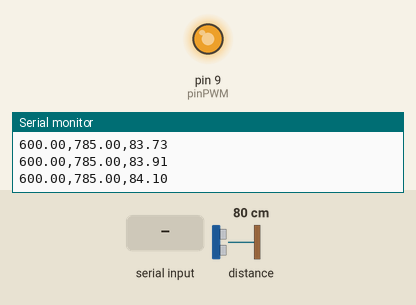
Recording of a sketch running on a simulated Arduino Uno, built with avr-gcc and run on an emulated ATmega328P. Shown: output pins drawn as LEDs (lit = HIGH), the last lines printed to the serial monitor. The inputs (shaded band) are chosen by the test bench; at power-on: distance to the obstacle 80 cm.

Above: at 1.7 s.
1.8 s: distance to the obstacle set to 2 cm
At 2.01 s:
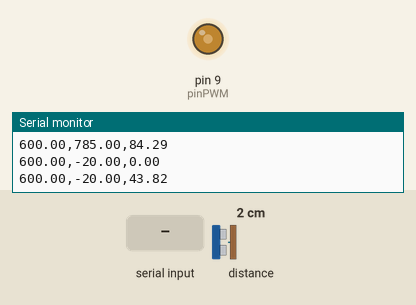
4.8 s: "90,45\n" received over Serial
7.8 s: "200\n" received over Serial
At 8.88 s:
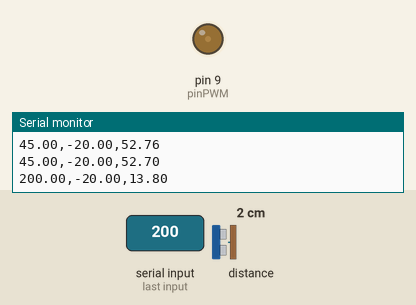
10.8 s: distance to the obstacle set to 18 cm
13.8 s: distance to the obstacle set to 4 cm
Timing chart, 0 to 17.8 s (numbered marks = the images above; inputs shaded):
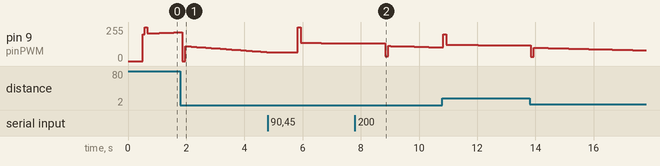

The sketch:

ControlPID.ino
```cpp
#include <Wire.h>
#include <VL53L0X.h>

VL53L0X sensor;

// El Pin 9 está ligado al canal A del Timer 1 (OC1A)
const int pinPWM = 9;

// --- CONFIGURACIÓN DEL CONTROLADOR PID ---
float consigna = 600.0;     // Consigna inicial en milímetros
float porcentajePWM = 0.0; // Punto de operación nominal

// Ganancias del PID (Ajustar según la dinámica de tu planta)
float Kp = 0.05;            // Ganancia Proporcional
float Ki = 0.01;            // Ganancia Integral
float Kd = 0.02;            // Ganancia Derivativa
float BIAS = 73.00;

// Variables internas del PID
float errorAnterior = 0.0;
float integral = 0.0;

// Temporización estricta para el cálculo del PID (dt constante)
unsigned long tiempoAnterior = 0;
const float dt = 0.1;       // Período de muestreo en segundos (100 ms)
const long intervaloControl = 100; // 100 ms en milisegundos

// --- NUEVAS VARIABLES PARA EL BUFFER CIRCULAR ---
const int TAMANO_BUFFER = 1;         // Tamaño del filtro (8 muestras va genial para 100ms)
float buffer[TAMANO_BUFFER];        // Array para almacenar las lecturas
int indiceBuffer = 0;               // Índice de escritura en el buffer
float sumaAcumulada = 0.0;          // Suma optimizada para evitar bucles for
bool bufferLleno = false;           // Bandera de inicialización del buffer
float distanciaFiltrada = 0.0;

// --- CONFIGURACIÓN DE LA CALIBRACIÓN (INTERPOLACIÓN) ---
const int NUM_PUNTOS = 6;
// Puntos de control medidos (deben estar estrictamente ordenados de menor a mayor)
const float puntosCalibracion[NUM_PUNTOS] = {140.0, 253.0, 358.0, 445.0, 531.0, 615.0};
// Errores medidos en cada uno de esos puntos (REEMPLAZA ESTOS NÚMEROS POR TUS MEDICIONES REALES)
const float erroresMedidos[NUM_PUNTOS]    = {40.0, 53.0, 58.0,  45.0, 31.0, 15.0};

void setup() {
  Serial.begin(9600);

  delay(500);
  Wire.begin();

  if (!sensor.init()) {
    Serial.println("Error_Inicializacion_VL53L0X");
    while (1);
  }

  sensor.setTimeout(1000);
  sensor.setSignalRateLimit(0.1);
  sensor.setMeasurementTimingBudget(50000); // 50ms de lectura para no interferir con los 100ms de control

  pinMode(pinPWM, OUTPUT);

  // --- CONFIGURACIÓN DEL TIMER 1 PARA 25 kHz ---
  TCCR1A = 0;
  TCCR1B = 0;
  TCNT1  = 0;
  TCCR1A |= (1 << COM1A1);
  TCCR1B |= (1 << WGM13) | (1 << CS10);
  ICR1 = 320;

  // Fijar el punto de operación inicial (78% de 320 = ~250)
  OCR1A = 250;

  // --- INICIALIZACIÓN DEL BUFFER CIRCULAR ---
  // Hacemos una lectura inicial para rellenar el buffer con un valor real
  // y evitar que la media empiece arrastrando ceros.
  uint16_t lecturaInicial = sensor.readRangeSingleMillimeters();
  if (lecturaInicial > 2000 || sensor.timeoutOccurred()) lecturaInicial = 2000;

  for (int i = 0; i < TAMANO_BUFFER; i++) {
    buffer[i] = (float)lecturaInicial;
  }
  sumaAcumulada = (float)lecturaInicial * TAMANO_BUFFER;
  distanciaFiltrada = (float)lecturaInicial;
  bufferLleno = true; // Ya está pre-llenado con datos válidos

  // Cabecera para el Serial Plotter
  Serial.println("Consigna_mm,Distancia_Filtrada_mm,Duty_Cycle_Porcentaje");
}

void loop() {
  // 1. Leer comandos del Monitor Serie para actualizar la consigna
  leerConsignaSerial();

  // 2. Subprograma de Control PID (Muestreo periódico constante)
  unsigned long tiempoActual = millis();
  if (tiempoActual - tiempoAnterior >= intervaloControl) {
    tiempoAnterior = tiempoActual;

    leerSensor();        // Aquí se lee, se añade al buffer y se calcula la media móvil
    ejecutarControlPID(); // El PID ahora usa la señal limpia
    enviarDatosPlotter();
  }
}

// ==========================================
// SUBPROGRAMA 1: Lectura y Filtrado del Sensor Láser (Buffer Circular)
// ==========================================
void leerSensor() {
  uint16_t lecturaRaw = sensor.readRangeSingleMillimeters();
  float lecturaValida = 0.0;

  // Validación de errores de lectura
  if (sensor.timeoutOccurred() || lecturaRaw > 2000) {
    lecturaValida = 2000.0;
  } else {
    lecturaValida = (float)lecturaRaw;
  }

  // --- FILTRO DE MEDIA MÓVIL MEDIANTE BUFFER CIRCULAR ---

  // 1. Restamos de la suma el valor viejo que va a salir del buffer
  sumaAcumulada -= buffer[indiceBuffer];

  // 2. Metemos la nueva lectura válida en la posición actual del buffer
  buffer[indiceBuffer] = lecturaValida;

  // 3. Sumamos la nueva lectura a nuestra suma acumulada
  sumaAcumulada += lecturaValida;

  // 4. Movemos el índice de forma cíclica usando el operador módulo
  indiceBuffer = (indiceBuffer + 1) % TAMANO_BUFFER;

  // 5. Calculamos la media pura del buffer (distancia con ruido mitigado)
  float distanciaMediaPura = sumaAcumulada / TAMANO_BUFFER;

  // 6. Calculamos el error sistemático que tiene el sensor a esta distancia exacta
  float errorSensor = calcularErrorInterpolado(distanciaMediaPura);

  // 7. Compensamos la medida restando el error medido.
  // Esta es la distancia corregida y ultra-precisa que usará el PID.
  distanciaFiltrada = distanciaMediaPura - errorSensor;
}

// ==========================================
// SUBPROGRAMA 2: Lazo Cerrado PID y Escritura PWM
// ==========================================
void ejecutarControlPID() {
  // 1. Calcular el error actual USANDO LA DISTANCIA FILTRADA
  float error = consigna - distanciaFiltrada;

  // 2. Acción Proporcional
  float P = -Kp * error;

  // 3. Acción Integral con Anti-Windup condicional
  if (porcentajePWM > 0.0 && porcentajePWM < 100.0) {
    integral += ((error + errorAnterior) / 2) * dt;
  }
  float I = -Ki * integral;

  // 4. Acción Derivativa
  float derivat = (error - errorAnterior) / dt;
  float D = -Kd * derivat;

  // 5. Ecuación global PID con punto de operación nominal al 78%
  porcentajePWM = BIAS + P + I + D;

  // --- SATURACIÓN ESTRICTA (0% - 100%) ---
  if (porcentajePWM > 100.0) porcentajePWM = 100.0;
  if (porcentajePWM < 0.0)   porcentajePWM = 0.0;

  // Guardar el error actual para el próximo ciclo
  errorAnterior = error;

  // Convertir el porcentaje final al rango físico del Timer 1 (0 a 320)
  int valorOCR1A = (porcentajePWM / 100.0) * 320;

  // Aplicar acción de control al registro del microcontrolador
  OCR1A = valorOCR1A;
}

// ==========================================
// FUNCIÓN: Captura de nueva consigna por Serial
// ==========================================
void leerConsignaSerial() {
  if (Serial.available() > 0) {
    float nuevaConsigna = Serial.parseFloat();
    if (nuevaConsigna > 0 && nuevaConsigna <= 2000) {
      consigna = nuevaConsigna;
    }
  }
}

// ==========================================
// FUNCIÓN AUXILIAR: Graficación en Serial Plotter
// ==========================================
void enviarDatosPlotter() {
  Serial.print(consigna);
  Serial.print(",");
  Serial.print(distanciaFiltrada); // Graficamos la señal limpia
  Serial.print(",");
  Serial.println(porcentajePWM);
}

// ==========================================
// FUNCIÓN: Interpolación Lineal para Cálculo del Error
// ==========================================
float calcularErrorInterpolado(float distancia) {
  // Caso 1: Por debajo del primer punto calibrado
  if (distancia <= puntosCalibracion[0]) {
    return erroresMedidos[0];
  }

  // Caso 2: Por encima del último punto calibrado
  if (distancia >= puntosCalibracion[NUM_PUNTOS - 1]) {
    return erroresMedidos[NUM_PUNTOS - 1];
  }

  // Caso 3: Buscar el intervalo correspondiente (Interpolación lineal)
  for (int i = 0; i < NUM_PUNTOS - 1; i++) {
    if (distancia >= puntosCalibracion[i] && distancia <= puntosCalibracion[i+1]) {
      // Puntos del tramo actual
      float x0 = puntosCalibracion[i];
      float x1 = puntosCalibracion[i+1];
      float y0 = erroresMedidos[i];
      float y1 = erroresMedidos[i+1];

      // Ecuación de la recta: y = y0 + ((x - x0) * (y1 - y0) / (x1 - x0))
      float errorInterpolado = y0 + ((distancia - x0) * (y1 - y0) / (x1 - x0));
      return errorInterpolado;
    }
  }
  return 0.0; // Salvaguarda
}
```
